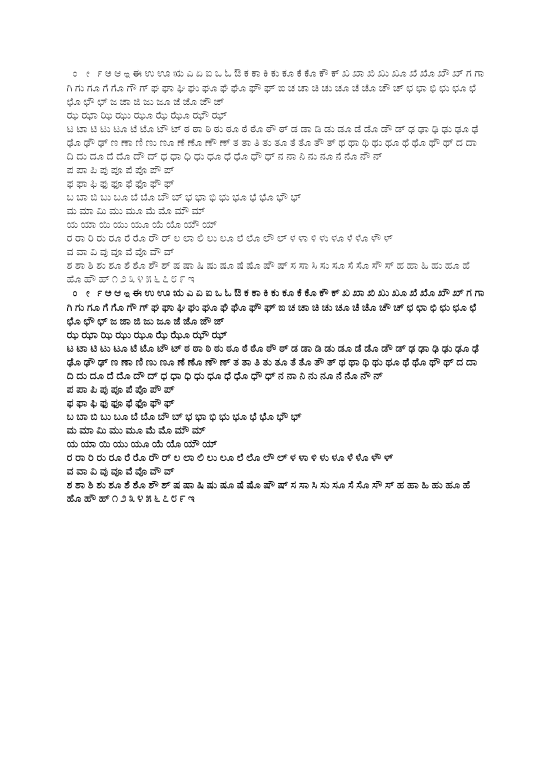
%> input picture FINAL_VERSION/Samples/0/Arial.png, 1654 x 2339 px (shown at 1/3 size)
$ octave Create_Samples.m   (GNU Octave 9; MATLAB toolbox functions it lacks are replaced by stand-ins)
%> lines starting %> are read from the running program, lines starting %| are printed output that depends on the picture; in (x1, y1, x2, y2) boxes, pixels count from 0 and x2, y2 are one past the last pixel; in counts of white or black regions, pixels touching at a corner belong together; the program's own positions count from 1
pkg load image
more off
clc
clear all
close all

dirname = 'Samples_NEW';
mkdir(dirname);

fonts = ['Arial';'Hind';'Kedage';'Lohit';'Nirmala';'NotoSans';'NotoSerif';'Nudi1';'Nudi5';'Tunga'];
threshes = [192;128;128;128;128;128;128;128;128;128];
prefixes = ['A';'H';'K';'L';'Ni';'NSa';'NSe';'Nu1_';'Nu5_';'T'];
lineHeights = [41;55;55;53;40;41;51;55;55;54];
offsets = [230;233;230;230;230;228;228;229;229;232];

for j = 1:10
font = strtrim(fonts(j,:));
thresh = threshes(j);
prefix = strtrim(prefixes(j,:));
lineHeight = lineHeights(j);
offset = offsets(j);
name = font;
A = imread(['0/' name '.png']);
%> A is the input picture: size 2339x1654x3 uint8; min 0, max 255, mean 247.7
if (isrgb(A))
  Ag = rgb2gray(A);
else
  Ag = A;
endif
B = Ag < thresh;
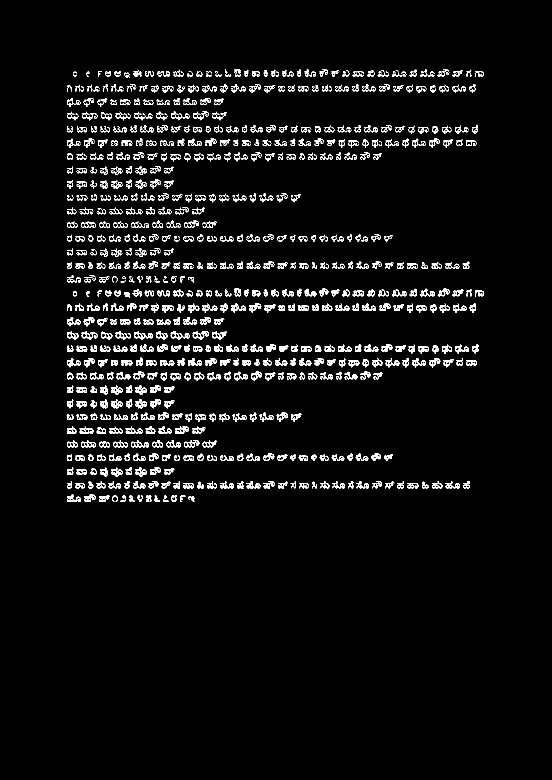
%> B: size 2339x1654 logical (shown at 1/3 size); 3.5% white in thin lines or dots, all inside (x1, y1, x2, y2) = (200, 208, 1452, 1506)
if j == 4
X = strel("disk",2,0);
else
X = strel("disk",3,0);
endif
%C = B;
C = imdilate(B,X);
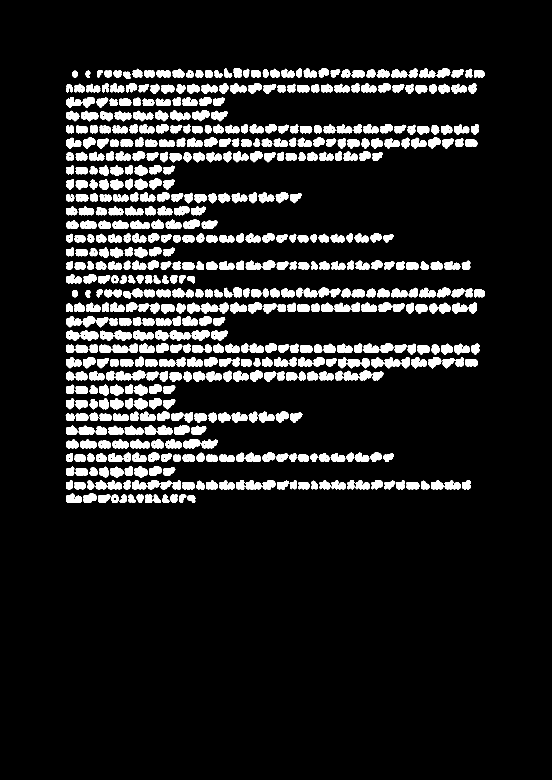
%> C: size 2339x1654 logical (shown at 1/3 size); 10.8% white; 630 white regions, largest, box (x1, y1, x2, y2) and area: (509, 990, 572, 1023) 1264, (399, 990, 461, 1023) 1243, (575, 990, 629, 1023) 1186
%imshow(C);
[D, num] = bwlabel(C);
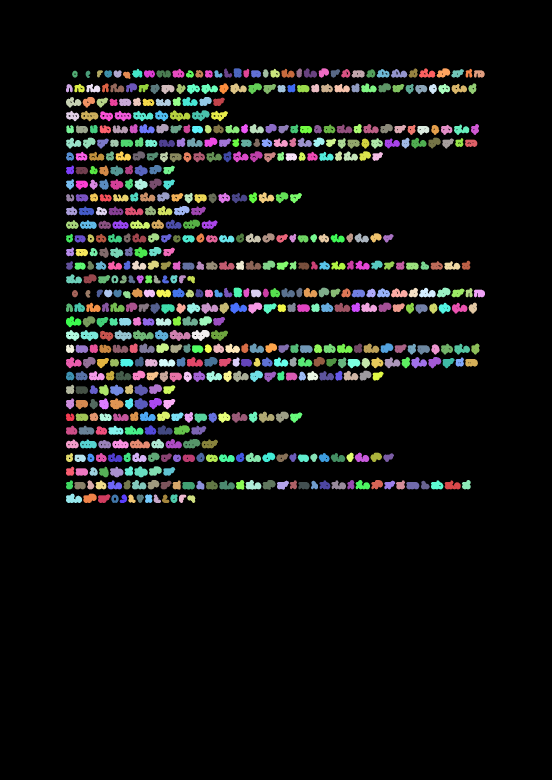
%> D: size 2339x1654 double (shown at 1/3 size); 631 distinct labels, from 0 to 630; one colour per label, 0 black
%> num = 630
Pts = [];
for i = 1:num
  E = (D == i);
  [H,W] = find(E);
  F = B(min(H):max(H),min(W):max(W));
  %[H,W] = find(F);
  HRnd = lineHeight*floor((max(H)-offset)/lineHeight)+offset;
  Pts = [Pts;[i HRnd min(W)]];
endfor
%> this loop made 630 passes
%> HRnd on passes 5 to 7: 435, 476, 517
%> pass 1, `E = (D == i);`:
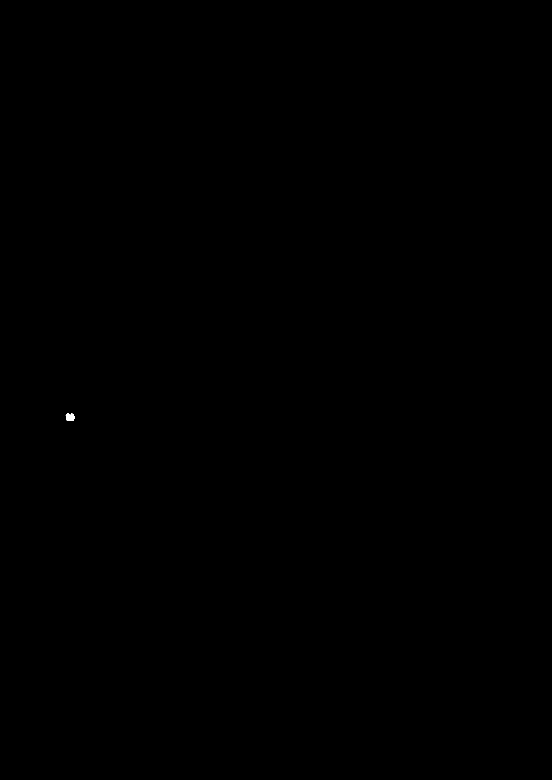
%> E: size 2339x1654 logical (shown at 1/3 size); 0.01% white; 1 white region, box (x1, y1, x2, y2) and area: (197, 1240, 223, 1263) 469
%> pass 1, `F = B(min(H):max(H),min(W):max(W));`:
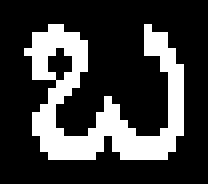
%> F: size 23x26 logical (shown 8 times larger); 24.7% white in thin lines or dots, all inside (x1, y1, x2, y2) = (3, 3, 23, 20)
%> pass 2, `F = B(min(H):max(H),min(W):max(W));`:
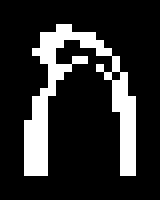
%> F: size 25x20 logical (shown 8 times larger); 18% white in thin lines or dots, all inside (x1, y1, x2, y2) = (3, 3, 17, 22)
%> after the loop, Pts = 630 rows, first 12: [1 1255 198; 2 271 199; 3 312 199; 4 353 199; 5 435 199; 6 476 199; 7 517 199; 8 558 199; 9 599 199; 10 640 199; 11 681 199; 12 722 199]
Pts = sortrows(Pts,[2,3]);
%> Pts = 630 rows, first 12: [31 230 217; 64 230 258; 92 230 292; 114 230 314; 144 230 342; 155 230 370; 180 230 397; 210 230 433; 239 230 470; 277 230 518; 308 230 559; 326 230 587]
for i = 1:num
  E = (D == Pts(i,1));
  [H,W] = find(E);
  F = Ag(min(H):max(H),min(W):max(W));
  G = F < thresh;
  [H,W] = find(G);
  final = F(min(H):max(H),min(W):max(W));
  #G = 1 - G;
  #final = G > 0.5;
  #final = imresize(G,[40 NaN],'linear') > 0.5;
  classes = num/2;
  if i > classes
  filepath = [dirname '/' prefix 'b' sprintf('%03d',i-1-classes) '.png'];
  else
  filepath = [dirname '/' prefix sprintf('%03d',i-1) '.png'];
  endif
  imwrite(final,filepath);
endfor
%> this loop made 630 passes
%> filepath on passes 1 to 12: 'Samples_NEW/A000.png', 'Samples_NEW/A001.png', 'Samples_NEW/A002.png', 'Samples_NEW/A003.png', 'Samples_NEW/A004.png', 'Samples_NEW/A005.png', 'Samples_NEW/A006.png', 'Samples_NEW/A007.png', 'Samples_NEW/A008.png', 'Samples_NEW/A009.png', 'Samples_NEW/A010.png', 'Samples_NEW/A011.png'
%> after the loop, filepath = 'Samples_NEW/Ab314.png'
endfor
%> pass 2 of the loop `for j = 1:10`:
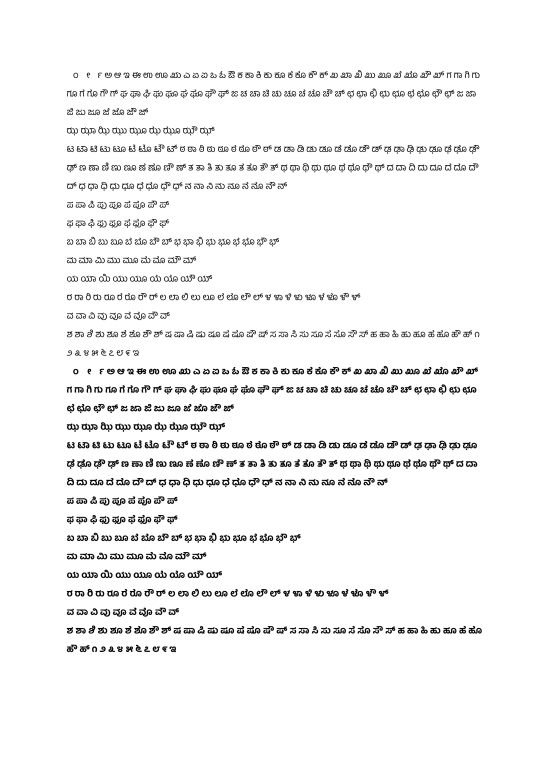
%> input picture FINAL_VERSION/Samples/0/Hind.png, 1654 x 2339 px (shown at 1/3 size)
%> A is the input picture: size 2339x1654x3 uint8; min 0, max 255, mean 244.6
%> `B = Ag < thresh;`:
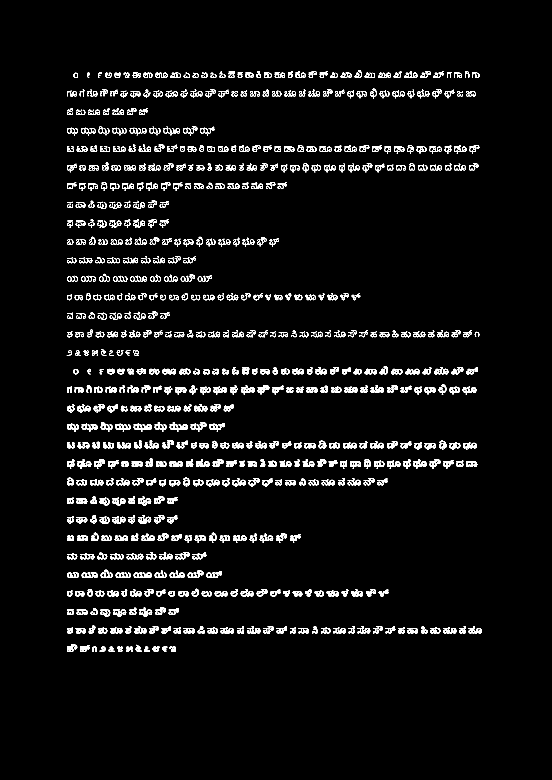
%> B: size 2339x1654 logical (shown at 1/3 size); 4.1% white; 952 white regions (227 under 20 px), largest, box (x1, y1, x2, y2) and area: (509, 1267, 563, 1295) 574, (401, 1271, 455, 1295) 553, (401, 1716, 455, 1734) 506
%> C: size 2339x1654 logical; 11.1% white; 630 white regions, largest, box (x1, y1, x2, y2) and area: (506, 1264, 566, 1298) 1318, (398, 1268, 458, 1298) 1275, (398, 1713, 458, 1737) 1192
%> `[D, num] = bwlabel(C);`:
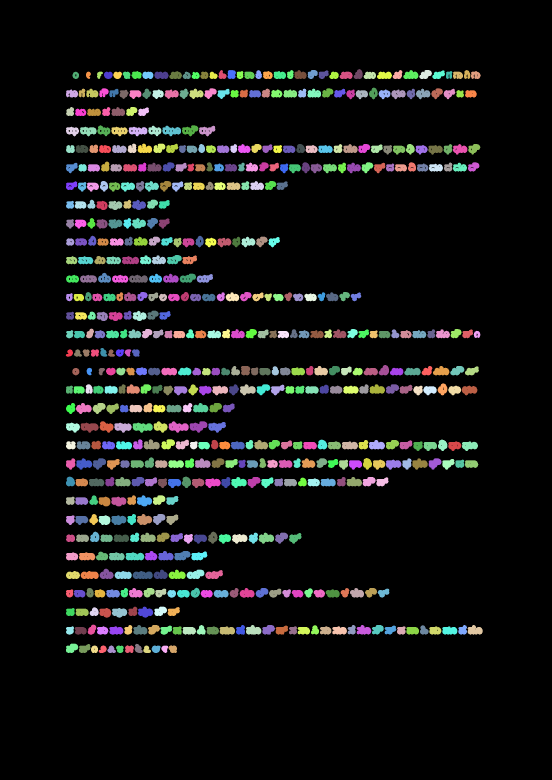
%> D: size 2339x1654 double (shown at 1/3 size); 631 distinct labels, from 0 to 630; one colour per label, 0 black
%> (the run ends here)
